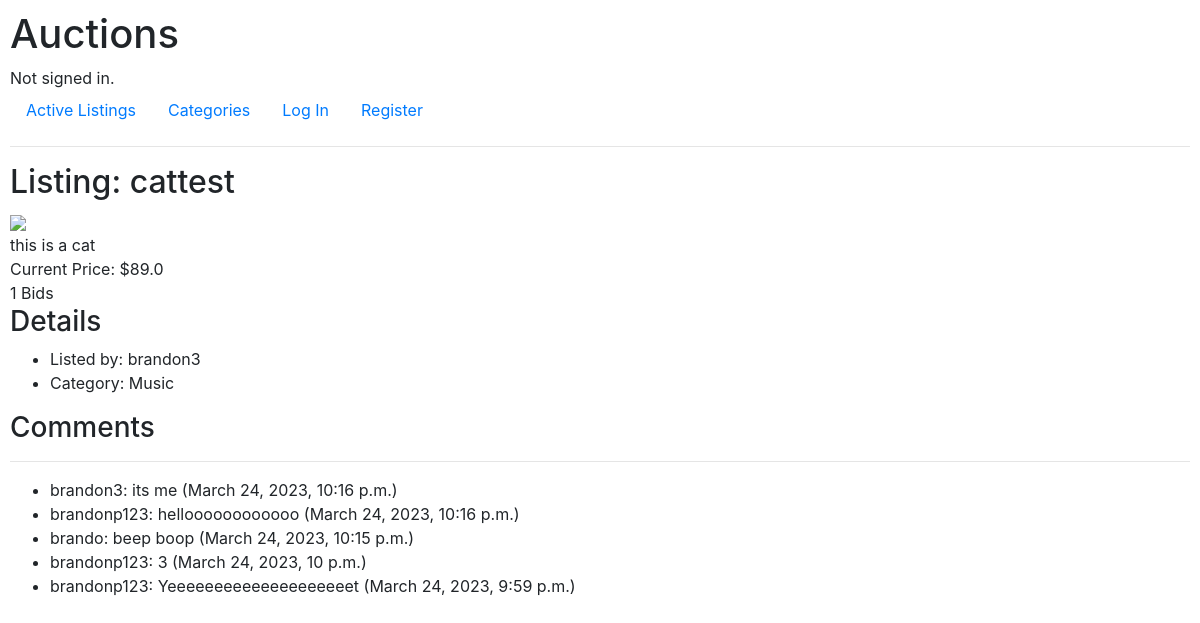
Page /listing/16 on the earlier database version.
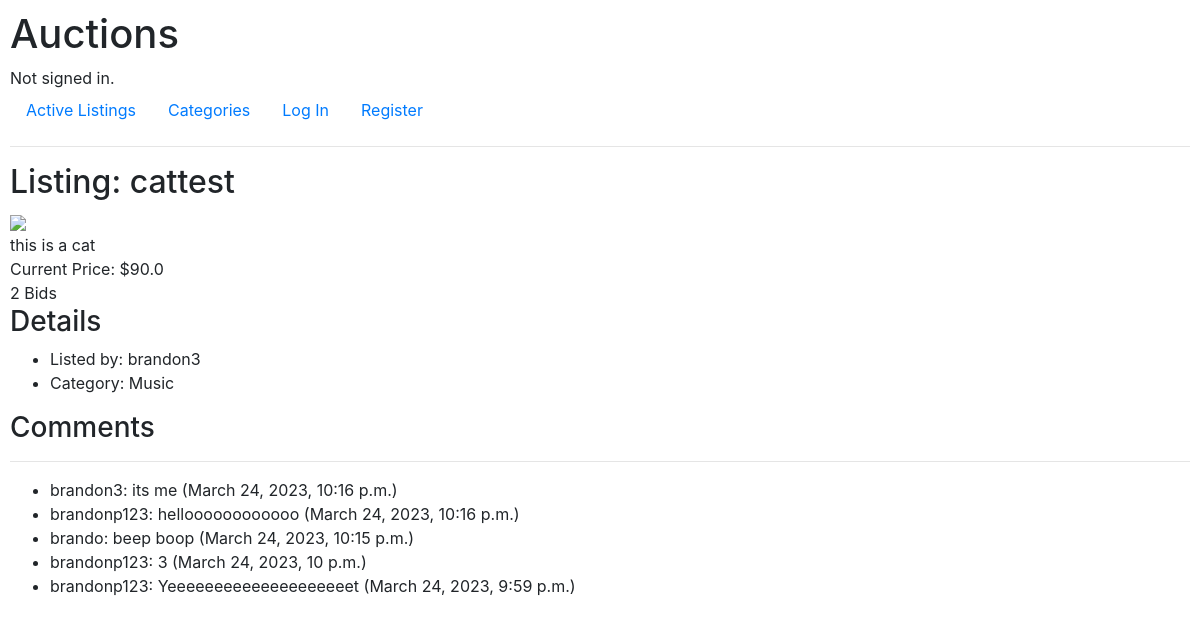
Same page on the later database version.
### auctions/models.py (models this page shows, shortened)
class Listing(models.Model):
    title = models.CharField(max_length=50)
    description = models.CharField(max_length=1000)
    price = models.FloatField()
    image_url = models.CharField(max_length=1500, blank=True)
    is_active = models.BooleanField(default=True)
    user = models.ForeignKey(User, on_delete=models.CASCADE, blank=True, null=True, related_name="listing_user") # One user can be associated with many listings
    category = models.ForeignKey(Category, on_delete=models.CASCADE, blank=True, null=True, related_name="listing_category") # One category can be associated with many listings
    time = models.DateTimeField(auto_now_add=True) # Auto timestamp

class Category(models.Model):
    category_name = models.CharField(max_length=50)
    def __str__(self):
        return self.category_name

### auctions/views.py (the view)
# urls.py: path("listing/<str:listing_id>", views.listing, name="listing"),
def listing(request, listing_id):
    user_id = request.user.id
    filter = {"user": user_id, "listing": listing_id}
    if len(Watchlist.objects.filter(**filter)) == 1:
        in_watchlist = True
    else:
        in_watchlist = False
    current_listing = Listing.objects.get(id=int(listing_id))
    seller = User.objects.get(id=current_listing.user.id)
    comments = Comment.objects.filter(listing=current_listing.id).order_by("-time")
    bids = Bid.objects.filter(listing=current_listing.id)
    number_of_bids = len(bids)
    if number_of_bids > 0:
        highest_bid = bids.order_by("-amount")[0]
        winner_id = highest_bid.user.id
    else:
        highest_bid = None
        winner_id = None
    return render(request, "auctions/listing.html", {
        "listing": current_listing,
        "user_id": user_id,
        "in_watchlist": in_watchlist,
        "number_of_bids": number_of_bids,
        "winner_id": winner_id,
        "bid_form": BidForm,
        "comment_form": CommentForm,
        "seller": seller,
        "comments": comments
    })

### auctions/templates/auctions/listing.html (shortened to what this page needs)
{% extends "auctions/layout.html" %}
{% block body %}
    <h2>Listing: {{ listing.title }}</h2>
    <div>
        <img src="{{ listing.image_url }}" onerror="this.onerror=null;this.src='https://www.survivorsuk.org/wp-content/uploads/2017/01/no-image.jpg';" width="400px" height="auto">
    </div>
    <div>
        {{ listing.description }}
    </div>
    <div>
        Current Price: ${{ listing.price }}
    </div>
    <div>
        {{ number_of_bids }} Bids
    </div>
    <div>
        <h3>Details</h3>
    </div>
    <div>
        <ul>
            <li>Listed by: {{ seller.username }}</li>
            <li>Category: {{ listing.category }}</li>
        </ul>
    </div>
    <div>
        <h3>Comments</h3>
    </div>
    <hr>
    <div>
        <ul>
            {% for comment in comments %}
                <li>{{ comment.user }}: {{ comment.comment }} ({{ comment.time }})</li>
            {% endfor %}
        </ul>
    </div>
{% endblock %}

Differences in the rows shown:
changed Listing "cattest": price "89.0" → "90.0"
Other differences:
{{ number_of_bids }}: "1" → "2"
